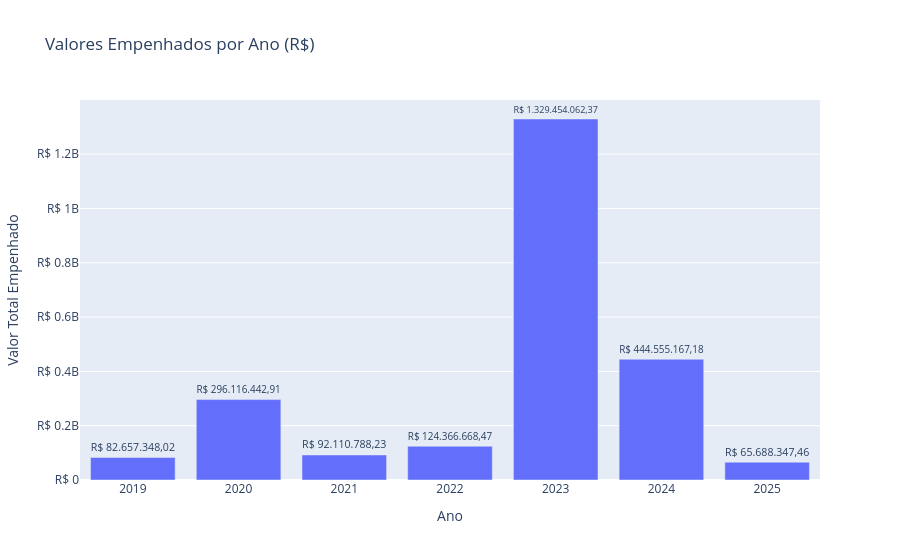

Notebook cell for this chart:
### Code cell
# 1. Agrupar os dados por 'Ano' e somar 'Valor Empenho'
df_total_por_ano = geral.groupby('Ano')['Valor Empenho'].sum().reset_index()

# 2. Configurar o locale para português do Brasil (ou outro que use vírgula para decimal)
# Isso é essencial para a formatação de moeda.
# 'pt_BR.UTF-8' é comum em Linux/macOS. Em Windows, pode ser 'Portuguese_Brazil' ou 'pt_BR'.
try:
    locale.setlocale(locale.LC_ALL, 'pt_BR.UTF-8')
except locale.Error:
    # Se o locale não for encontrado, tenta uma alternativa para Windows
    try:
        locale.setlocale(locale.LC_ALL, 'Portuguese_Brazil')
    except locale.Error:
        print("Aviso: Não foi possível configurar o locale pt_BR. A formatação pode não ser a esperada.")
        # Fallback: Se o locale não for setado, a formatação manual abaixo ainda funciona, mas é menos robusta.

# 3. Criar uma nova coluna com os valores formatados como string (R$ 1.234,56)
# Usamos map com uma função lambda para aplicar a formatação
df_total_por_ano['Valor Formatado'] = df_total_por_ano['Valor Empenho'].apply(
    lambda x: 'R$ ' + locale.format_string("%.2f", x, grouping=True)
)
# Ou, uma forma mais direta se você não quer o locale para tudo, mas só para o valor:
# df_total_por_ano['Valor Formatado'] = df_total_por_ano['Valor Empenho'].apply(
#     lambda x: f"R$ {x:,.2f}".replace(",", "TEMP_COMMA").replace(".", ",").replace("TEMP_COMMA", ".")
# )


# 4. Criar o gráfico de barras com Plotly Express
fig = px.bar(
    df_total_por_ano,
    x='Ano',
    y='Valor Empenho',
    title='Valores Empenhados por Ano (R$)',
    labels={'Valor Empenho': 'Valor Total Empenhado'},
    text='Valor Formatado' # Use a nova coluna formatada para o texto
)

# Ajuste a posição do texto, se necessário.
# Não precisamos de texttemplate aqui, pois o texto já está formatado.
fig.update_traces(textposition='outside')

# 5. Melhorar a exibição do eixo Y para valores monetários com formatação brasileira
fig.update_yaxes(
    tickprefix='R$ '
)


fig.show()

### Figure 1 — Plotly figure (JSON) as saved in the notebook; plotly's stock layout.template omitted (floating-point values rounded to 4 significant figures)
{"data": [{"hovertemplate": "Ano=%{x}<br>Valor Total Empenhado=%{y}<br>Valor Formatado=%{text}<extra></extra>", "legendgroup": "", "marker": {"color": "#636efa", "pattern": {"shape": ""}}, "name": "", "orientation": "v", "showlegend": false, "text": ["R$ 82.657.348,02", "R$ 296.116.442,91", "R$ 92.110.788,23", "R$ 124.366.668,47", "R$ 1.329.454.062,37", "R$ 444.555.167,18", "R$ 65.688.347,46"], "textposition": "outside", "type": "bar", "x": [2019, 2020, 2021, 2022, 2023, 2024, 2025], "xaxis": "x", "y": [82660000.0, 296100000.0, 92110000.0, 124400000.0, 1329000000.0, 444600000.0, 65690000.0], "yaxis": "y"}], "layout": {"barmode": "relative", "legend": {"tracegroupgap": 0}, "title": {"text": "Valores Empenhados por Ano (R$)"}, "xaxis": {"anchor": "y", "domain": [0, 1], "title": {"text": "Ano"}}, "yaxis": {"anchor": "x", "domain": [0, 1], "tickprefix": "R$ ", "title": {"text": "Valor Total Empenhado"}}}}
